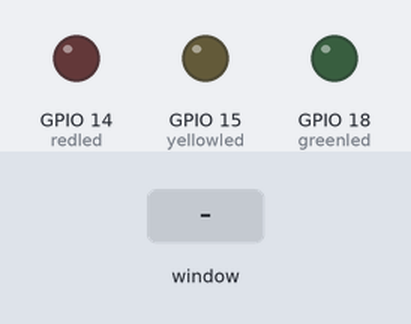
A program run on a simulated Raspberry Pi (BCM pin numbers). Shown: output pins drawn as LEDs (lit = HIGH). The test bench sets the inputs (shaded band). The desktop window is not drawn, its controls go by their first labels and the mouse button is held 0.15 s. At 5.8 s the program stops and its outputs stay as they are.

Above: at 1.2 s.
1.3 s: control labelled "Turn RED LED on" in the window clicked
At 2.4 s:
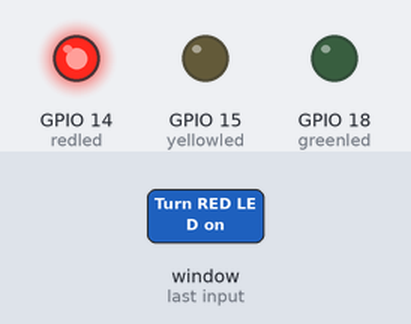
2.8 s: control labelled "Turn YELLOW LED on" in the window clicked
At 3.5 s:
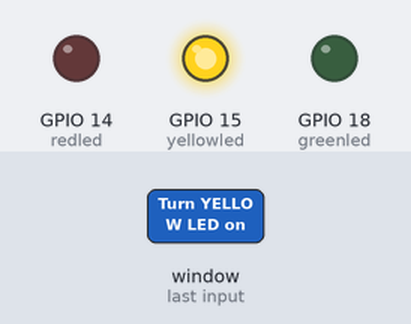
4.3 s: control labelled "Turn GREEN LED on" in the window clicked
At 4.6 s:
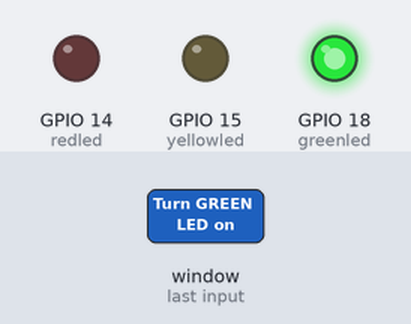
5.8 s: control labelled "EXIT" in the window clicked
At 7.0 s:
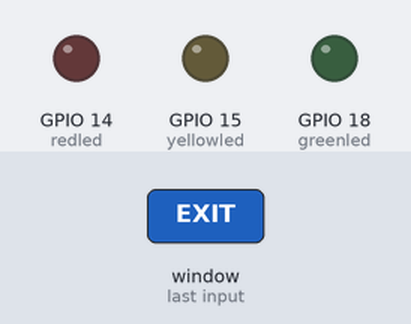
Timing chart, 0 to 7.3 s (numbered marks = the images above; inputs shaded):
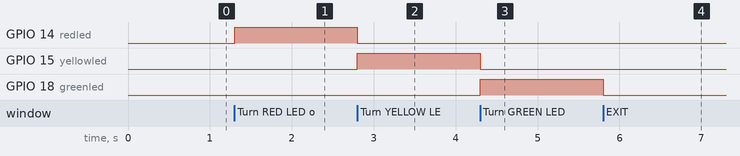

Measured:
- after the input at 1.3 s, GPIO 14 (redled): LOW → HIGH at once
- after the input at 2.8 s, GPIO 14 (redled): HIGH → LOW at once; GPIO 15 (yellowled): LOW → HIGH at once
- after the input at 4.3 s, GPIO 15 (yellowled): HIGH → LOW at once; GPIO 18 (greenled): LOW → HIGH at once
- after the input at 5.8 s, GPIO 18 (greenled): HIGH → LOW at once

The program:

GUI.py
```python
from tkinter import *
import tkinter.font
from gpiozero import LED
import RPi.GPIO
RPi.GPIO.setmode(RPi.GPIO.BCM)

redled = LED(14)
yellowled = LED(15)
greenled = LED(18)

win = Tk()
win.title("LED Toggler")
myFont =  tkinter.font.Font(family = "Helvetica", size = 12, weight = "bold")

value = IntVar()

def redLedToggle():
    yellowled.off()
    yellowLedButton["text"] = "Turn YELLOW LED on"
    greenled.off()
    greenLedButton["text"] = "Turn GREEN LED on"
    if redled.is_lit:
        redled.off()
        redLedButton["text"] = "Turn RED LED on"
    else:
        redled.on()
        redLedButton["text"] = "Turn RED LED off"

def yellowLedToggle():
    redled.off()
    redLedButton["text"] = "Turn RED LED on"
    greenled.off()
    greenLedButton["text"] = "Turn GREEN LED on"
    if yellowled.is_lit:
        yellowled.off()
        yellowLedButton["text"] = "Turn YELLOW LED on"
    else:
        yellowled.on()
        yellowLedButton["text"] = "Turn YELLOW LED off"

def greenLedToggle():
    yellowled.off()
    yellowLedButton["text"] = "Turn YELLOW LED on"
    redled.off()
    redLedButton["text"] = "Turn RED LED on"
    if greenled.is_lit:
        greenled.off()
        greenLedButton["text"] = "Turn GREEN LED on"
    else:
        greenled.on()
        greenLedButton["text"] = "Turn GREEN LED off"

def close():
    RPi.GPIO.cleanup()
    win.destroy()

redLedButton = Button(win, text = "Turn RED LED on", font = myFont, variable = value, value = 1, command = redLedToggle, bg = 'bisque2', height = 1, width = 24)
redLedButton.grid(row = 0, column = 1)

yellowLedButton = Button(win, text = "Turn YELLOW LED on", font = myFont, variable = value, value = 2, command = yellowLedToggle, bg = 'bisque2', height = 1, width = 24)
yellowLedButton.grid(row = 0, column = 2)

greenLedButton = Button(win, text = "Turn GREEN LED on", font = myFont, variable = value, value = 3, command = greenLedToggle, bg = 'bisque2', height = 1, width = 24)
greenLedButton.grid(row = 0, column = 3)

exitButton = Button(win, text = 'EXIT', font = myFont, command = close, bg = 'red', height = 1, width = 6)
exitButton.grid(row = 2, column = 1)

win.protocol("WM_DELETE_WINDOW", close)
win.mainloop()
```
